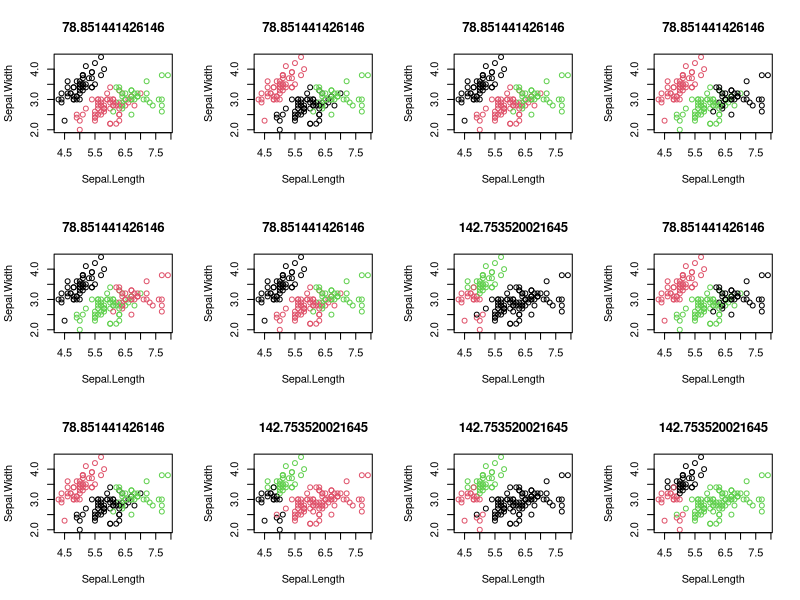

Write R code to recreate this figure. (Note: this script raises an error after producing the figure.)
## ---- chunk 1
knitr::opts_chunk$set(echo = TRUE)
## ---- chunk 2
iris
newiris <- iris
newiris$Species <- NULL
par(mfrow = c(3,4))
for(i in 1:12) {
kc <- kmeans(newiris, 3)
plot(newiris[c("Sepal.Length", "Sepal.Width")], col=kc$cluster, main = kc$tot.withinss)
}
## ---- chunk 3
suppressWarnings(suppressMessages(library(tidyverse)))
newiris <- iris
newiris$Species <- NULL
kc <- kmeans(newiris, 3)
res1count <- 0
res2count <- 0
res3count <- 0
result1 <- kc$centers 
result2 <- result1[FALSE,]

for (i in 1:1000){
  match = 0
  kc <- kmeans(newiris, 3)
  comparison <- kc$centers
  if ((all_equal(result1, comparison, ignore_col_order = TRUE, ignore_row_order = TRUE, convert = FALSE)) == TRUE){
    res1count = res1count + 1
    match = 1
  } else {
    res2count = res2count + 1
    result2 <- comparison
    match =1
  }
  if (match == 0){
    res3count = res3count + 1
  }
}

print("First set of centres is")
print(result1)
print("Count of first set of centres is:")
print(res1count)
print("Second set of centres is")
print(result2)
print("Count of second set of centres is:")
print(res2count)
print("Count of third set of centres is:")
print(res3count)
## ---- chunk 4

suppressWarnings(suppressMessages(library(tidyverse)))
newiris <- iris
newiris$Species <- NULL
row_max_width <- which.max(newiris$Sepal.Width)
print("The Max Sepal Width Is In Row:")
print(row_max_width)
print("The Max Sepal Length Is In Row:")
row_max_length <- which.max(newiris$Sepal.Length)
print(row_max_length)
kc <- kmeans(newiris, 3)
result1 <- kc$centers 
result2 <- result1[FALSE,]

for (i in 1:100){
  kc <- kmeans(newiris, 3)
  comparison <- kc$centers
  if ((all_equal(result1, comparison, ignore_col_order = TRUE, ignore_row_order = TRUE, convert = FALSE)) == TRUE){
    if (kc$cluster[row_max_length] == 3 && kc$cluster[row_max_width] ==1){
      type1compare = kc
    }
  } else {
    if (kc$cluster[row_max_length] == 3 && kc$cluster[row_max_width] ==1){
      type2compare = kc
    }
  }
}
#print(type1compare)
#print(type2compare)

## ---- chunk 5

resultvector = type1compare$cluster != type2compare$cluster 
moved = newiris[resultvector,]
pairs(moved, main = "Points that changed cluster")



## ---- chunk 6

notmoved = newiris[!resultvector,]
pairs(notmoved, main = "Points that didn't change cluster" )

